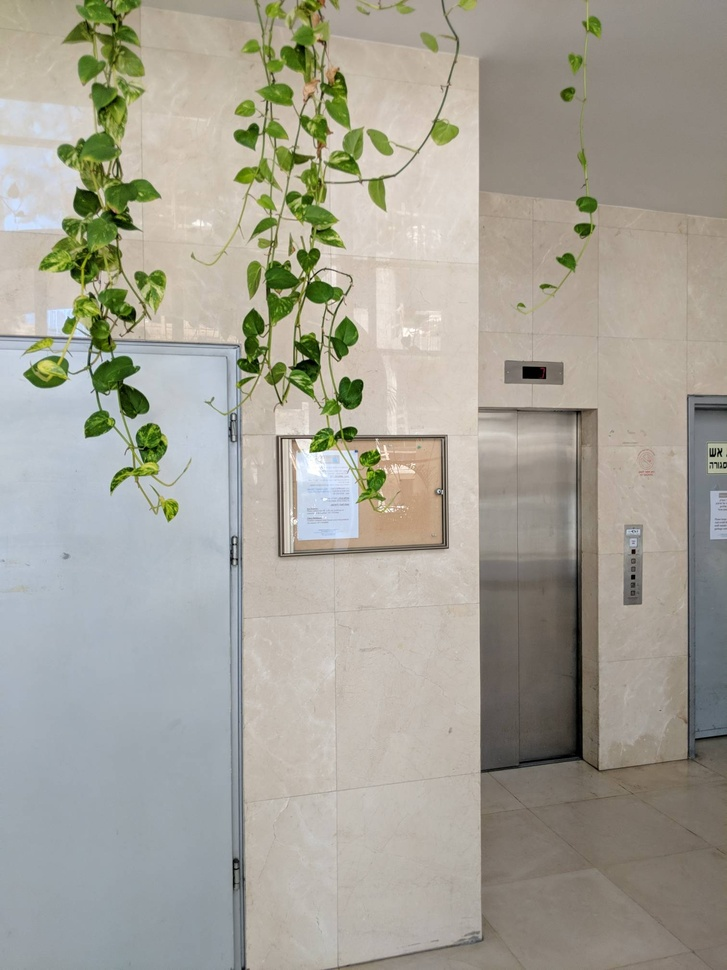
#> input picture Ass2/Images/Office/5.jpg, 727 x 970 px, shrunk from 1512 x 2016 before the run, found by its file name
$ python sift_try.py
#> lines starting #> are read from the running program, lines starting #| are printed output that depends on the picture
import cv2
import numpy as np
from scipy.ndimage import gaussian_filter
from skimage import filters

def SIFT(img):
    gray = cv2.cvtColor(img, cv2.COLOR_BGR2GRAY)
    octaves = create_octaves(gray)
    dog = get_dog(octaves)
    candidates = find_keypoint_candidates(dog)
    keypoints = refine_keypoints(candidates, octaves)
    assign_orientations(keypoints, gray)
    descriptors,key_pts = compute_descriptors(keypoints, gray)
    #return candidates
    return key_pts,descriptors


def compute_descriptors(keypoints, octaves):
    descriptors = []
    key_pts=[]
    for i,octave_keypoints in enumerate(keypoints):
        for keypoint in octave_keypoints:
            x, y, orientation = keypoint['x'], keypoint['y'],keypoint['orientation']
            descriptor = compute_descriptor(octaves, x, y, orientation)
            descriptors.append(descriptor)
            key_pts.append((x,y))
    return descriptors,key_pts


def compute_descriptor(octave, x, y, orientation, num_bins=8, patch_size=16):
    dx = filters.sobel_v(octave)
    dy = filters.sobel_h(octave)
    magnitudes = np.sqrt(dx**2 + dy**2)
    orientations = np.arctan2(dy, dx) * 180 / np.pi
    orientations[orientations < 0] += 360

    descriptor = []

    for i in range(0, 4):
        for j in range(0, 4):
            hist = np.zeros(num_bins)
            for l in range(0, 4):
                for m in range(0, 4):
                    px = x + (i * 4) + l - 32
                    py = y + (j * 4) + m - 32
                    if px >= 0 and px < octave.shape[1] and py >= 0 and py < octave.shape[0]:
                        relative_orientation = orientations[py, px] - orientation
                        if relative_orientation < 0:
                            relative_orientation += 360
                        if relative_orientation == 360:
                            relative_orientation =0
                        bin_idx = int(relative_orientation * num_bins / 360)
                        hist[bin_idx] += magnitudes[py, px]
            descriptor.extend(hist)

    # Normalize the descriptor
    descriptor = np.array(descriptor)
    descriptor /= np.linalg.norm(descriptor)
    descriptor[descriptor > 0.2] = 0.2
    descriptor /= np.linalg.norm(descriptor)

    return descriptor

def assign_orientations(keypoints, octaves):
    for octave_no,octave_keypoints in enumerate(keypoints):
        for i,keypoint in enumerate(octave_keypoints):
            x, y = keypoint['x'], keypoint['y']
            hist = compute_gradient_orientation_histogram(octaves, x , (2**(octave_no))*y)
            peak = np.argmax(hist)
            orientation = peak * (360 / 36)
            keypoint['orientation'] = orientation


def compute_gradient_orientation_histogram(octave, x, y, size=16, num_bins=36):
    dx = filters.sobel_v(octave)
    dy = filters.sobel_h(octave)
    magnitudes = np.sqrt(dx**2 + dy**2)
    orientations = np.arctan2(dy, dx) * 180 / np.pi
    orientations[orientations < 0] += 360

    hist = np.zeros(num_bins)

    for i in range(-size//2, size//2):
        for j in range(-size//2, size//2):
            if x+i < 0 or x+i >= octave.shape[1] or y+j < 0 or y+j >= octave.shape[0]:
                continue
            # Ensure the orientation is within the valid range [0, 360)
            orientation = orientations[y+j, x+i] % 360
            bin_idx = int(orientation * num_bins / 360)
            hist[bin_idx] += magnitudes[y+j, x+i]

    return hist

def refine_keypoints(candidates, octaves):
    keypoints = []
    for i in range(len(octaves)):
        octave_keypoints = []
        for j,candidate in enumerate(candidates[i]):
            # [4 lines of commented-out code are left out]
                x, y = candidate
                #if is_extremum(octaves[i][scale], x, y):
                if True :
                    #refined_x, refined_y = refine_position(octaves[i][scale], x, y)
                    #refined_x, refined_y = refine_position(octaves[i][scale], octaves[i][scale-1], octaves[i][scale+1], x, y)
                    refined_x, refined_y = (2**(i))*x,(2**(i))*y
                   # [5 lines of commented-out code are left out]
                    keypoint = {'x': int(refined_x), 'y': int(refined_y)}
                    octave_keypoints.append(keypoint)
        keypoints.append(octave_keypoints)
    return keypoints

# [44 lines left out: functions refine_position, is_edge_point, not called in this run]

def is_low_contrast(octave, x, y, threshold=0.03):
    #print(f'x {x} y {y} \n')
    return np.abs(octave[int(y), int(x)]) < threshold

# [11 lines left out: function is_extremum, not called in this run]

def create_octaves(image, num_octaves=4, num_scales=4, sigma=1.6):
    octaves = []
    k = 2**(1/num_scales)
    #image = cv2.resize(image, (image.shape[1]//2, image.shape[0]//2))
    for _ in range(num_octaves):
        octave = []
        for _ in range(num_scales):
            image = gaussian_filter(image, sigma)
            octave.append(image)
            sigma *= k
        octaves.append(octave)
        image = cv2.resize(image, (image.shape[1]//2, image.shape[0]//2))
    return octaves

def get_dog(octaves):
    octave_dog=[]
    for octave in octaves:
        scale_dog=[]
        for i,scale in enumerate(octave):
            if(i!=0):
                scale_dg=scale-octave[i-1]
                scale_dog.append(scale_dg)
        octave_dog.append(scale_dog)
    return octave_dog

def find_keypoint_candidates(octaves, threshold_abs=0.01):
    candidates = []
    for octave in octaves:
        octave_candidates = []
        for j,scale in enumerate(octave):
            if(j!=0 and j!=len(octave)-1):
                print(f'{j} \n')
                local_maxima = find_local_maxima_3d(octave,j, threshold_abs)
                local_minima = find_local_minima_3d(octave,j, threshold_abs)
                local_maxima.extend(local_minima)
                octave_candidates.extend(local_maxima)
                #octave_candidates.append(local_minima)
        candidates.append(octave_candidates)
    return candidates


def find_local_maxima_3d(image,scale, threshold_abs):
    local_maxima = []
    h, w = image[scale].shape
    for y in range(1, h - 1):
        for x in range(1, w - 1):
            if image[scale][y, x] >= threshold_abs:
                is_max = True
                for dy in range(-1,2):
                    for dx in range(-1,2):
                        for ds in [-1,0,1]:
                            if image[scale][y, x] < image[scale+ds][y + dy, x + dx]:
                                is_max = False
                                break
                        if not is_max:
                            break
                    if not is_max:
                            break
                if is_max:
                    local_maxima.append((x, y))
    return local_maxima

def find_local_minima_3d(image,scale, threshold_abs):
    local_maxima = []
    h, w = image[scale].shape
    for y in range(1, h - 1):
        for x in range(1, w - 1):
            if image[scale][y, x] >= threshold_abs:
                is_max = True
                for dy in range(-1,2):
                    for dx in range(-1,2):
                        for ds in [-1,0,1]:
                            if image[scale][y, x] > image[scale+ds][y + dy, x + dx]:
                                is_max = False
                                break
                        if not is_max:
                            break
                    if not is_max:
                            break
                if is_max:
                    local_maxima.append((x, y))
    return local_maxima

# [15 lines of commented-out code are left out]

def match_descriptors(descriptors1, descriptors2):
    distances = []
    for i, desc1 in enumerate(descriptors1):
        for j, desc2 in enumerate(descriptors2):
            distance = np.linalg.norm(desc1 - desc2)
            distances.append((i, j, distance))
    distances.sort(key=lambda x: x[2])
    matched_indices1 = set()
    matched_indices2 = set()
    matches = []
    for i, j, distance in distances:
        if len(matches) >= 10:
            break
        if i not in matched_indices1 and j not in matched_indices2:
            matches.append((i, j))
            matched_indices1.add(i)
            matched_indices2.add(j)
    return matches


def draw_matches(img1, keypoints1, img2, keypoints2, matches):
    h1, w1 = img1.shape[:2]
    h2, w2 = img2.shape[:2]
    img_matches = np.zeros((max(h1, h2), w1 + w2, 3), dtype=np.uint8)
    img_matches[:h1, :w1] =img1
    img_matches[:h2, w1:w1+w2] = img2

    for idx1, idx2 in matches:
        (x1, y1) = keypoints1[idx1]
        (x2, y2) = keypoints2[idx2]
        cv2.line(img_matches, (int(x1), int(y1)), (int(x2) + w1, int(y2)), (0, 255, 0), 1)
        cv2.circle(img_matches, (int(x1), int(y1)), 2, (0, 0, 255), -1)
        cv2.circle(img_matches, (int(x2) + w1, int(y2)), 2, (0, 0, 255), -1)

    return img_matches

# [99 lines left out: functions transform_with_homography, compute_outliers, calculate_homography, compute_homography_ransac, pb1, not called in this run]


def main():
    img = cv2.imread('Images/Office/5.jpg')
#> img is the input picture: shape (970, 727, 3); mean B, G, R 150.6, 161.7, 164.1
    img1 = img.astype('float32')

    img2 = cv2.imread('Images/Office/4.jpg')
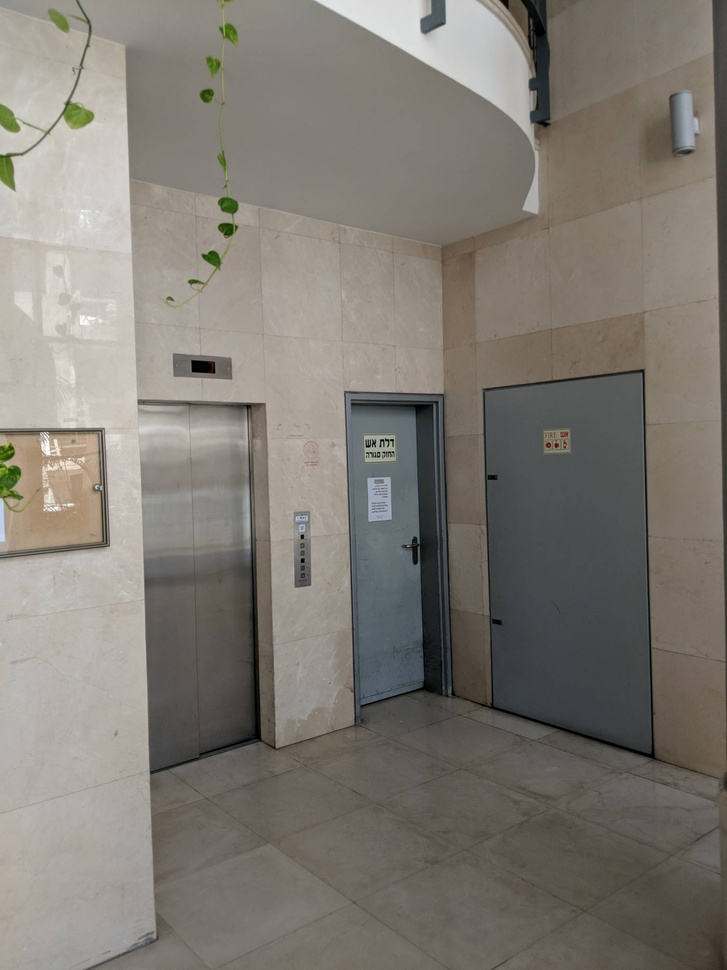
#> input picture Ass2/Images/Office/4.jpg, 727 x 970 px, shrunk from 1512 x 2016 before the run, found by its file name
#> img2 is the input picture: shape (970, 727, 3); mean B, G, R 115.4, 122.5, 127.4
    img2 = img2.astype('float32')

    keypoints1, descriptors1 = SIFT(img1)
#> after the loop in create_octaves, `for _ in range(num_octaves):`:
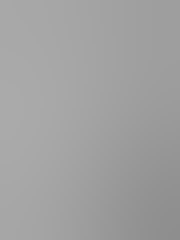
#> image: shape (60, 45) float32 (shown 4 times larger); min 142.7, max 170.5, mean 161.1
#> after the loop in create_octaves, `for _ in range(num_octaves):`: octaves = 4 items; sigma = 25.6
#> in SIFT, `octaves = create_octaves(gray)`: octaves = 4 items
#> the loop in get_dog, `for octave in octaves:` made 4 passes
#> the loop in find_keypoint_candidates, `for octave in octaves:` made 4 passes
#| 1
#| 1
#| 1
#| 1
#> the loop in refine_keypoints, `for i in range(len(octaves)):` made 4 passes
#> the loop in assign_orientations, `for octave_no,octave_keypoints in enumerate(keypoints):` made 4 passes
#> octave_keypoints on pass 4: []
#> pass 1, in compute_gradient_orientation_histogram, `orientations = np.arctan2(dy, dx) * 180 / np.pi`:
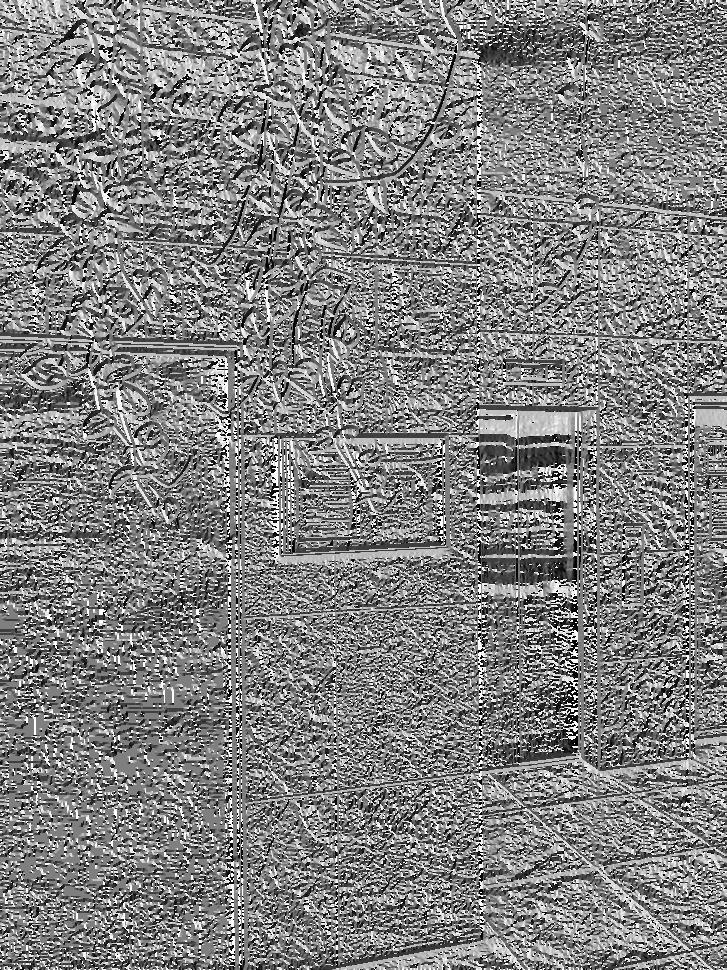
#> orientations: shape (970, 727) float32; min -180, max 180, mean 1.7; drawn with min black and max white
#> after the loop in assign_orientations, `for octave_no,octave_keypoints in enumerate(keypoints):`: keypoint = {'x': 292, 'y': 328, 'orientation': 0}
#> the loop in compute_descriptors, `for i,octave_keypoints in enumerate(keypoints):` made 4 passes
#> after the loop in compute_descriptors, `for i,octave_keypoints in enumerate(keypoints):`: descriptors = 27 items; key_pts = 27 pairs, first value 41 to 564, second value 28 to 905
#> in SIFT, `descriptors,key_pts = compute_descriptors(keypoints, gray)`: descriptors = 27 items
#> keypoints1 has the same summary as key_pts in compute_descriptors; descriptors1 = 27 items
    keypoints2, descriptors2 = SIFT(img2)
#> call 2 of create_octaves, with num_octaves = 4, num_scales = 4, sigma = 1.6
#> after the loop in create_octaves (call 2), `for _ in range(num_octaves):`:
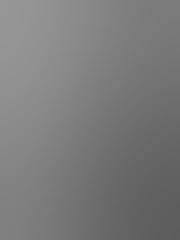
#> image: shape (60, 45) float32 (shown 4 times larger); min 93.87, max 150.1, mean 123.2
#> after the loop in create_octaves (call 2), `for _ in range(num_octaves):`: sigma = 25.6
#> the loop in get_dog (call 2), `for octave in octaves:` made 4 passes
#> the loop in find_keypoint_candidates (call 2), `for octave in octaves:` made 4 passes
#| 1
#| 1
#| 1
#| 1
#> the loop in refine_keypoints (call 2), `for i in range(len(octaves)):` made 4 passes
#> the loop in assign_orientations (call 2), `for octave_no,octave_keypoints in enumerate(keypoints):` made 4 passes
#> pass 1, in compute_gradient_orientation_histogram (call 28), `magnitudes = np.sqrt(dx**2 + dy**2)`:
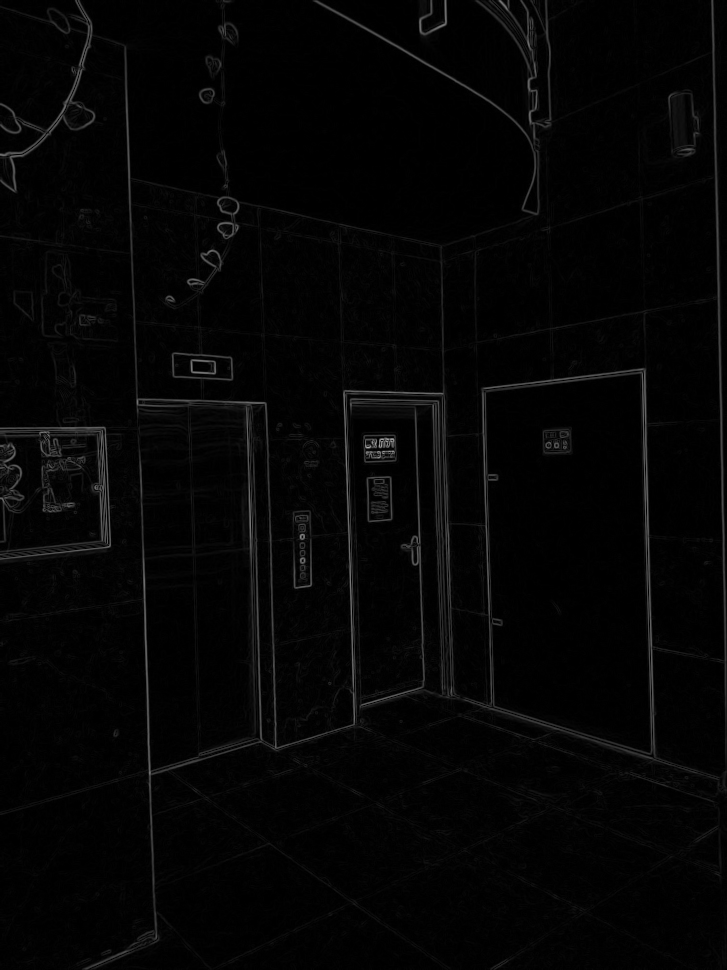
#> magnitudes: shape (970, 727) float32; min 0, max 173.5, mean 5.1
#> pass 1, in compute_gradient_orientation_histogram (call 28), `orientations = np.arctan2(dy, dx) * 180 / np.pi`:
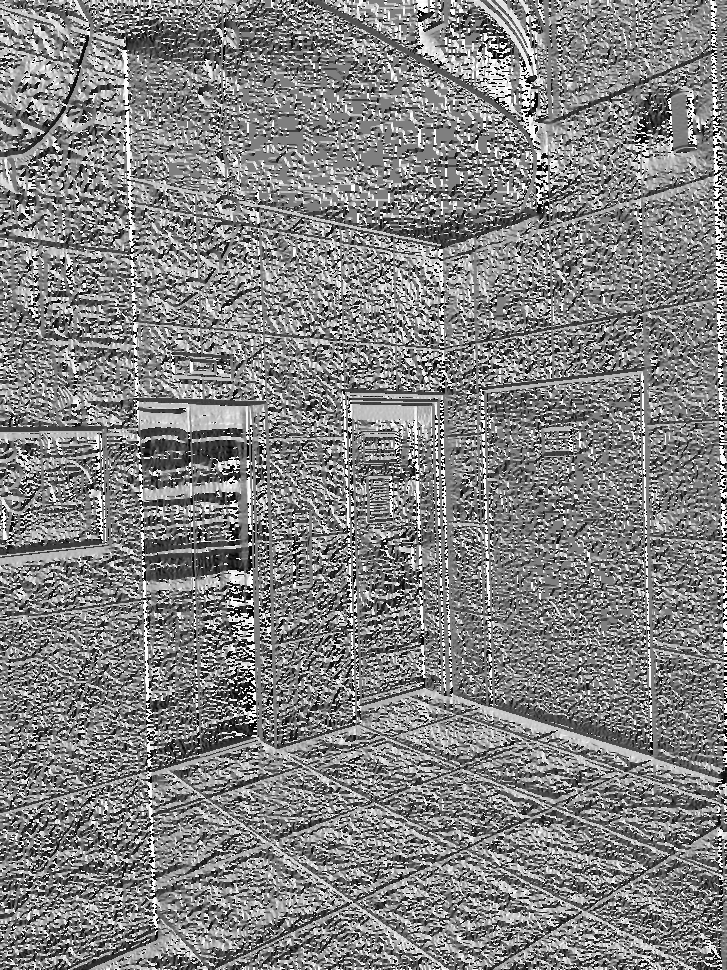
#> orientations: shape (970, 727) float32; min -180, max 180, mean 3.8; drawn with min black and max white
#> the loop in compute_descriptors (call 2), `for i,octave_keypoints in enumerate(keypoints):` made 4 passes
#> keypoints2 = [(37, 301), (473, 437), (239, 484), (238, 501), (104, 503), (104, 512), (105, 532), (70, 548), (59, 549), (565, 550), (27, 553), (11, 554), (592, 554), (304, 724), (188, 470), (208, 620)]; descriptors2 = 16 items

    matches = match_descriptors(descriptors1, descriptors2)
#> the loop in match_descriptors, `for i, desc1 in enumerate(descriptors1):` made 27 passes
#> after the loop in match_descriptors, `for i, desc1 in enumerate(descriptors1):`: distances = 432 items, first 6: (0, 0, 1.08), (0, 1, 1.36), (0, 2, 1.06), (0, 3, 0.906), (0, 4, 1.35), (0, 5, 1.15)
#> the loop in match_descriptors, `for i, j, distance in distances:` made 122 passes
#> (i, j, distance) on passes 3 to 14: (0, 2, 1.06), (0, 0, 1.08), (2, 4, 1.08), (2, 9, 1.08), (2, 5, 1.09), (1, 12, 1.09), (0, 15, 1.1), (1, 0, 1.11), (0, 12, 1.13), (1, 3, 1.14), (0, 5, 1.15), (1, 9, 1.15)
#> (j, distance) on passes 1 to 2: (3, 0.906), (8, 1.04)
#> after the loop in match_descriptors, `for i, j, distance in distances:`: matched_indices1 = 10 items; matches = [(0, 3), (1, 8), (2, 4), (3, 1), (4, 15), (6, 7), (5, 0), (9, 2), (8, 9), (7, 5)]

    drawn_matches = draw_matches(img1, keypoints1, img2, keypoints2, matches)
#> the loop in draw_matches, `for idx1, idx2 in matches:` made 10 passes
#> (idx1, idx2, x1, y1, x2, y2) on passes 1 to 10: (0, 3, 324, 28, 238, 501), (1, 8, 177, 65, 59, 549), (2, 4, 303, 120, 104, 503), (3, 1, 358, 147, 473, 437), (4, 15, 41, 184, 208, 620), (6, 7, 372, 317, 70, 548), (5, 0, 307, 200, 37, 301), (9, 2, 195, 398, 239, 484), (8, 9, 482, 366, 565, 550), (7, 5, 95, 342, 104, 512)
#> after the loop in draw_matches, `for idx1, idx2 in matches:`:
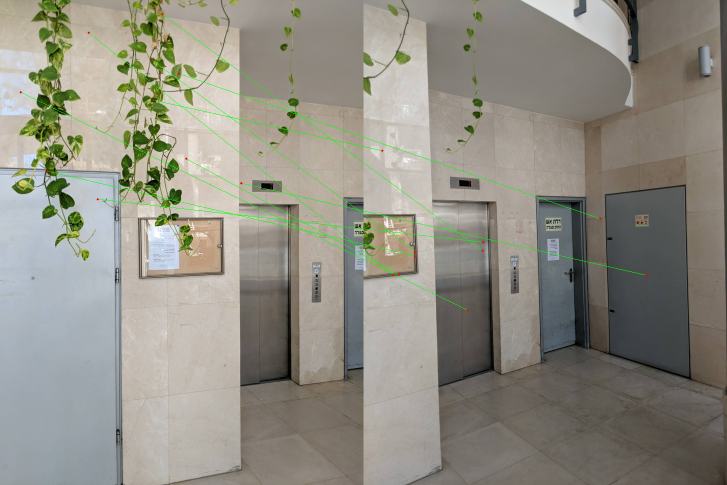
#> img_matches: shape (970, 1454, 3) (shown at 1/2 size); mean B, G, R 132.3, 142.5, 145


    # [8 lines of commented-out code are left out]

    cv2.namedWindow('Matches', cv2.WINDOW_NORMAL)
    cv2.imshow('Matches', drawn_matches)
    cv2.waitKey(0)
    cv2.destroyAllWindows()


if __name__ == "__main__":
    main()
